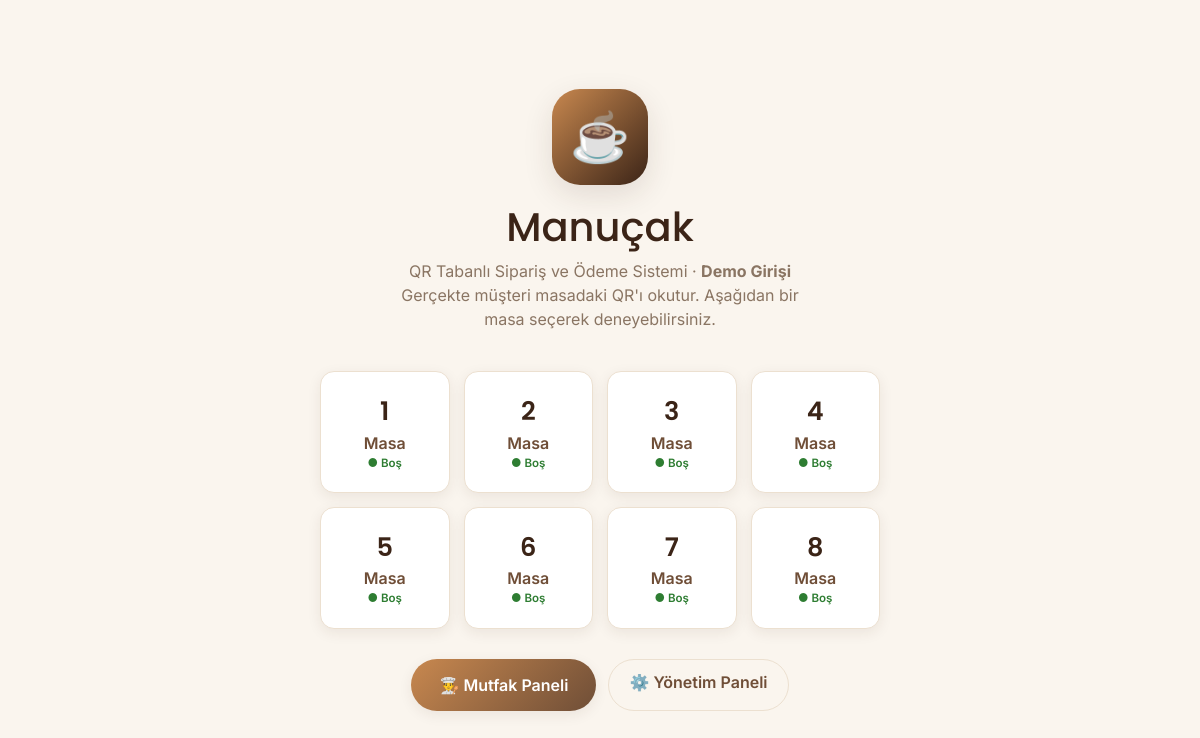
The page / on the database its author committed.
### cafe/models.py (models this page shows, shortened)
class Masa(models.Model):
    table_number = models.PositiveIntegerField("Masa Numarası", unique=True)
    uuid = models.UUIDField("UUID", default=uuid.uuid4, editable=False, unique=True)
    is_occupied = models.BooleanField("Dolu mu?", default=False)
    qr_code = models.ImageField("QR Kodu", upload_to="qr/", blank=True, null=True)
    class Meta:
        verbose_name = "Masa"
        verbose_name_plural = "Masalar"
        ordering = ["table_number"]

### cafe/views.py (the view)
# urls.py: path("", views.home, name="home"),
def home(request):
    return render(request, "cafe/home.html", {"masalar": Masa.objects.all()})

### cafe/templates/cafe/home.html (shortened to what this page needs)
{% extends "cafe/base.html" %}
{% block body %}
<div class="center-page">
  <div class="logo" style="width:96px;height:96px;border-radius:28px;background:linear-gradient(135deg,var(--caramel),var(--espresso));display:grid;place-items:center;font-size:3rem;box-shadow:var(--shadow);">☕</div>
  <h1 style="color:var(--espresso);margin-top:18px;">Manuçak</h1>
  <p class="sub text-muted2" style="max-width:420px;">
    QR Tabanlı Sipariş ve Ödeme Sistemi · <b>Demo Girişi</b><br>
    Gerçekte müşteri masadaki QR'ı okutur. Aşağıdan bir masa seçerek deneyebilirsiniz.
  </p>
  <div class="masa-grid">
    {% for masa in masalar %}
      <a class="masa-kutu" href="{% url 'cafe:masa_giris' masa.uuid %}">
        <div class="no">{{ masa.table_number }}</div>
        <div>Masa</div>
        {% if masa.is_occupied %}<div class="dolu">● Dolu</div>{% else %}<div class="bos">● Boş</div>{% endif %}
      </a>
    {% empty %}
      <p class="text-muted2">Henüz masa yok. <code>python manage.py seed_data</code> çalıştırın.</p>
    {% endfor %}
  </div>
  <div style="margin-top:30px; display:flex; gap:12px; flex-wrap:wrap; justify-content:center;">
    <a href="{% url 'cafe:kitchen' %}" class="btn-cafe">👨‍🍳 Mutfak Paneli</a>
    <a href="{% url 'cafe:panel' %}" class="btn-ghost">⚙️ Yönetim Paneli</a>
  </div>
</div>
{% endblock %}

### cafe/static/cafe/css/style.css (style rules this page uses)
:root { --espresso: #3b2417; --coffee: #6f4e37; --caramel: #c8884f; --gold: #e0a458; --cream: #faf5ee; --cream-2: #f3e9db; --ink: #2b1d12; --muted: #8a7563; --line: #ece0d0; --card: #ffffff; --success: #2e7d32; --danger: #c0392b; --info: #1565c0; --shadow: 0 10px 30px rgba(59, 36, 23, .12); --shadow-sm: 0 4px 14px rgba(59, 36, 23, .08); --radius: 20px; --radius-sm: 14px; }
* { box-sizing: border-box; }
body { font-family: 'Inter', -apple-system, 'Segoe UI', Roboto, sans-serif; color: var(--ink); background: var(--cream); margin: 0; -webkit-font-smoothing: antialiased; }
h1, h2, h3, h4, .brand { font-family: 'Poppins', 'Segoe UI', sans-serif; }
a { color: inherit; text-decoration: none; }
.btn-cafe { background: linear-gradient(135deg, var(--caramel), var(--coffee)); color: #fff; border: none; border-radius: 999px; padding: 14px 28px; font-weight: 600; font-size: 1rem; cursor: pointer; transition: transform .15s ease, box-shadow .15s ease, filter .15s ease; box-shadow: var(--shadow-sm); }
.btn-ghost { background: transparent; border: 1.5px solid var(--line); color: var(--coffee); border-radius: 999px; padding: 10px 20px; font-weight: 600; cursor: pointer; }
.center-page { min-height: 100vh; display: flex; flex-direction: column; align-items: center; justify-content: center; text-align: center; padding: 40px 24px; }
.masa-grid { display: grid; grid-template-columns: repeat(auto-fill, minmax(120px, 1fr)); gap: 14px; width: 100%; max-width: 560px; margin-top: 24px; }
.masa-kutu { background: #fff; border-radius: var(--radius-sm); padding: 20px 10px; box-shadow: var(--shadow-sm); font-weight: 600; color: var(--coffee); border: 1px solid var(--line); transition: transform .12s ease; }
.masa-kutu .no { font-size: 1.6rem; color: var(--espresso); font-family: 'Poppins'; }
.masa-kutu .bos { font-size: .72rem; color: var(--success); }
.text-muted2 { color: var(--muted); }

### rows shown on the page
Masa: table_number "1", is_occupied "● Boş"
Masa: table_number "2", is_occupied "● Boş"
Masa: table_number "3", is_occupied "● Boş"
Masa: table_number "4", is_occupied "● Boş"
Masa: table_number "5", is_occupied "● Boş"
Masa: table_number "6", is_occupied "● Boş"
Masa: table_number "7", is_occupied "● Boş"
Masa: table_number "8", is_occupied "● Boş"
